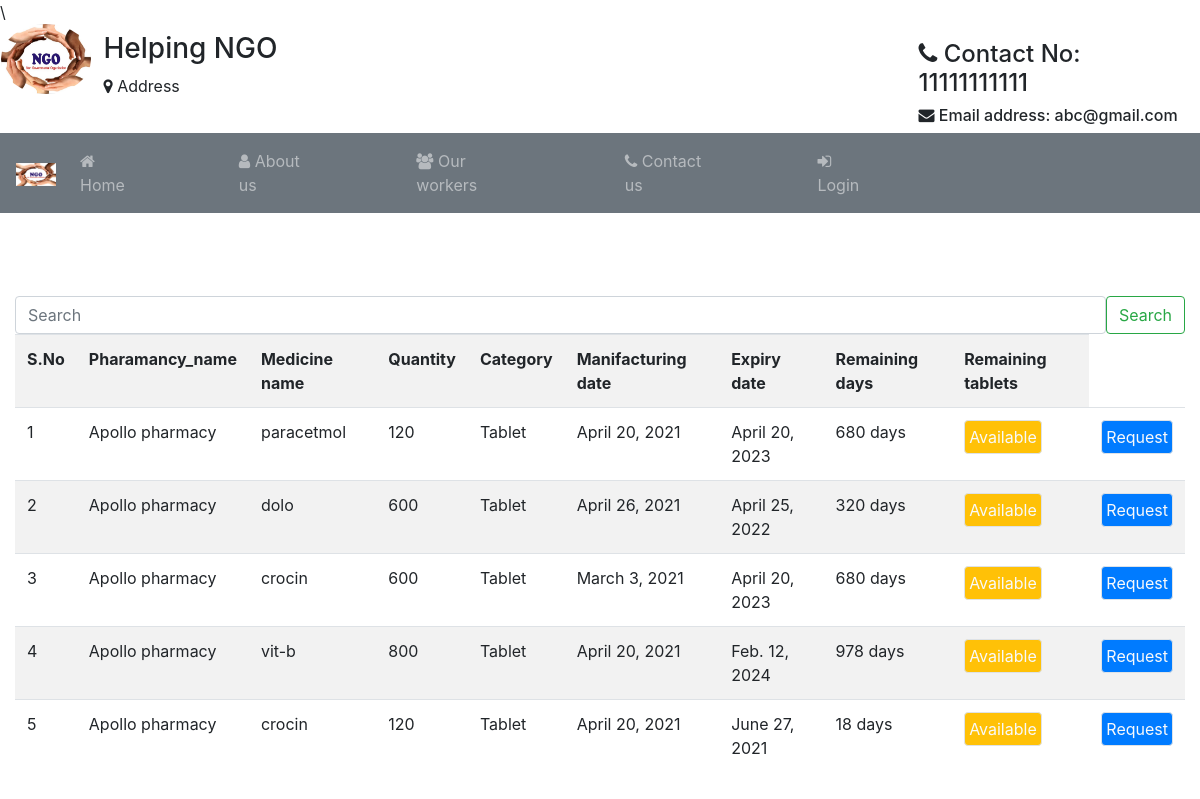
The app's page /in/ with its own data.
### Student/models.py (models this page shows)
class MedicineInfo(models.Model):
	pharmacy_name=models.CharField(max_length=200,null=True)
	phrlicense_no=models.CharField(max_length=20,null=True)
	c=[('Tablet','Tablet'),('Syrup','Syrup'),('Injection','Injection')]
	medicine_name=models.CharField(max_length=120)
	category=models.CharField(choices=c,max_length=20,default="Tablet")
	dosage=models.CharField(max_length=20)
	days_count=models.CharField(max_length=20,blank=True)
	production_date=models.DateField(null=True)
	entry_date=models.DateField(null=True)
	expiry_date=models.DateField(null=True)
	created_date=models.DateField(auto_now=True)
	quantity=models.CharField(max_length=20,null=True)
	remaining_tablets=models.CharField(max_length=20,null=True)
	uid=models.ForeignKey(User,on_delete=models.CASCADE)

### Student/views.py (the view)
# urls.py: path('in/',views.index1,name="inx"),
def index1(request):
	i = MedicineInfo.objects.filter(uid_id=request.user.id)
	g = MedicineInfo.objects.all()
	j = Organization.objects.filter(oid_id=request.user.id)
	n = Organization.objects.all()
	k = {}
	for m in g:
		m.days_count=m.expiry_date-m.created_date
		m.save()
		print(m.days_count,m.expiry_date,m.created_date)
		k[m.id] = m.id,m.pharmacy_name,m.medicine_name,m.quantity,m.category,m.production_date,m.entry_date,m.expiry_date,m.days_count,m.remaining_tablets
	f = k.values()
	return render(request,'htfiles/index.html',{'it':i,'d':f})

### Student/templates/htfiles/index.html (shortened to what this page needs)
{% extends 'htfiles/header.html' %}
{% block content %}
<div class="container-fluid" style="margin-top: 83px;">
	<form class="d-flex" method="POST" action="{% url 'srch' %}">
        <input type="search" class="form-control me-2" placeholder="Search" name="searched">
        <button class="btn btn-outline-success" type="submit">Search</button>
      </form>
	<table class="table table-striped">
		<tr>
					<th>S.No</th>
					<th>Pharamancy_name</th>
					<th>Medicine name</th>
					<th>Quantity</th>
					<th>Category</th>
					<th>Manifacturing date</th>
					<th>Expiry date</th>
					<th>Remaining days</th>
					<th>Remaining tablets</th>
				</tr>
	{% if user.export.is_medicinist %}
		{% for k in it %}
						<h3><span>{% if k.is_status == 0 %}<span class="bg-danger text-light p-1 border rounded">Available</span>{% else %}<span class="bg-primary text-light border rounded p-1">Out of Stock</span>{% endif%}</span></h3>
		{% endfor %}
		{% else %}
		{% for k in d %}
			<tr>
				    <td>{{ forloop.counter }}</td>
					<td>{{k.1}}</td>
					<td>{{k.2}}</td>
					<td>{{k.3}}</td>
					<td>{{k.4}}</td>
					<td>{{k.5}}</td>
					<td>{{k.7}}</td>
					<td>{{k.8|cut:", 0:00:00"}}</td>
				<td><h6>{% if k.3 == 0 %}<span class="bg-success text-light p-1 border rounded">Out of stock</span>{% else %}<span class="btn btn-warning text-light border rounded p-1">Available</span>{% endif%}</span></h6></td>
				<td><a href="{% url 'rqt' k.0 %}" class="bg-primary text-light p-1 border rounded btn btn-block mx-auto">Request</a></td>
			</tr>
				{% endfor %}
			</table>
	{% endif %}
	</div>
{% endblock %}

### records on screen
MedicineInfo: pharmacy_name "Apollo pharmacy", medicine_name "paracetmol", quantity "120", category "Tablet", production_date "April 20, 2021", expiry_date "April 20, 2023", days_count "680 days"
MedicineInfo: pharmacy_name "Apollo pharmacy", medicine_name "dolo", quantity "600", category "Tablet", production_date "April 26, 2021", expiry_date "April 25, 2022", days_count "320 days"
MedicineInfo: pharmacy_name "Apollo pharmacy", medicine_name "crocin", quantity "600", category "Tablet", production_date "March 3, 2021", expiry_date "April 20, 2023", days_count "680 days"
MedicineInfo: pharmacy_name "Apollo pharmacy", medicine_name "vit-b", quantity "800", category "Tablet", production_date "April 20, 2021", expiry_date "Feb. 12, 2024", days_count "978 days"
MedicineInfo: pharmacy_name "Apollo pharmacy", medicine_name "crocin", quantity "120", category "Tablet", production_date "April 20, 2021", expiry_date "June 27, 2021", days_count "18 days"
